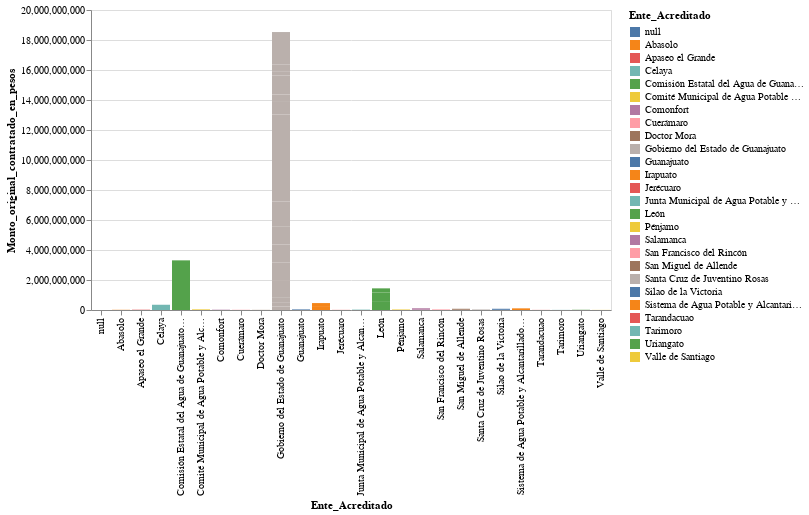

The code cell stored with this chart in its notebook:
### Code cell
Grafico_2 = alt.Chart(Datos).mark_bar().encode(
    x = 'Ente_Acreditado',
    y = 'Monto_original_contratado_en_pesos',
    color = 'Ente_Acreditado'
)
Grafico_2
